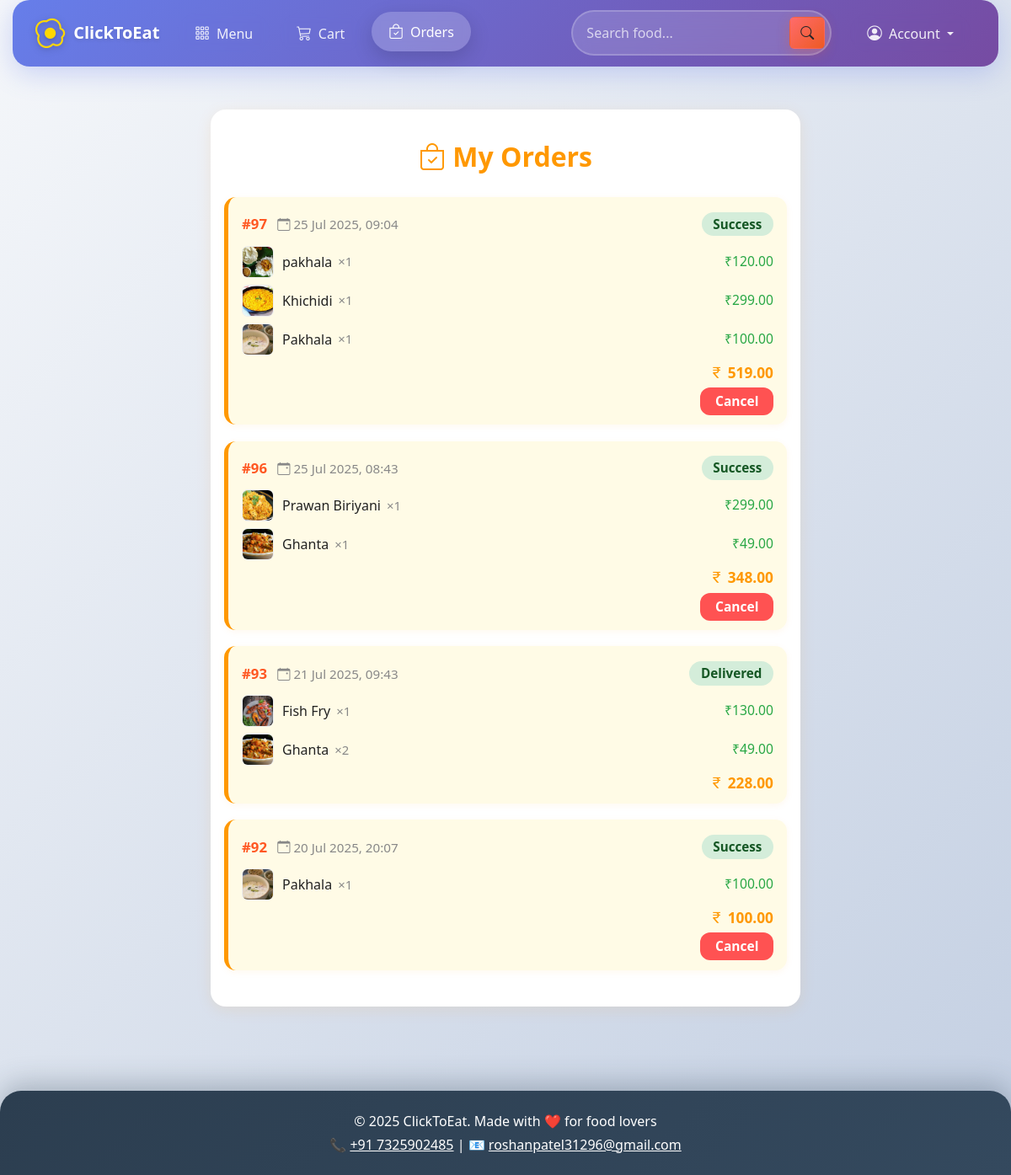
Before: /my-orders/ (signed in) with the older database file.
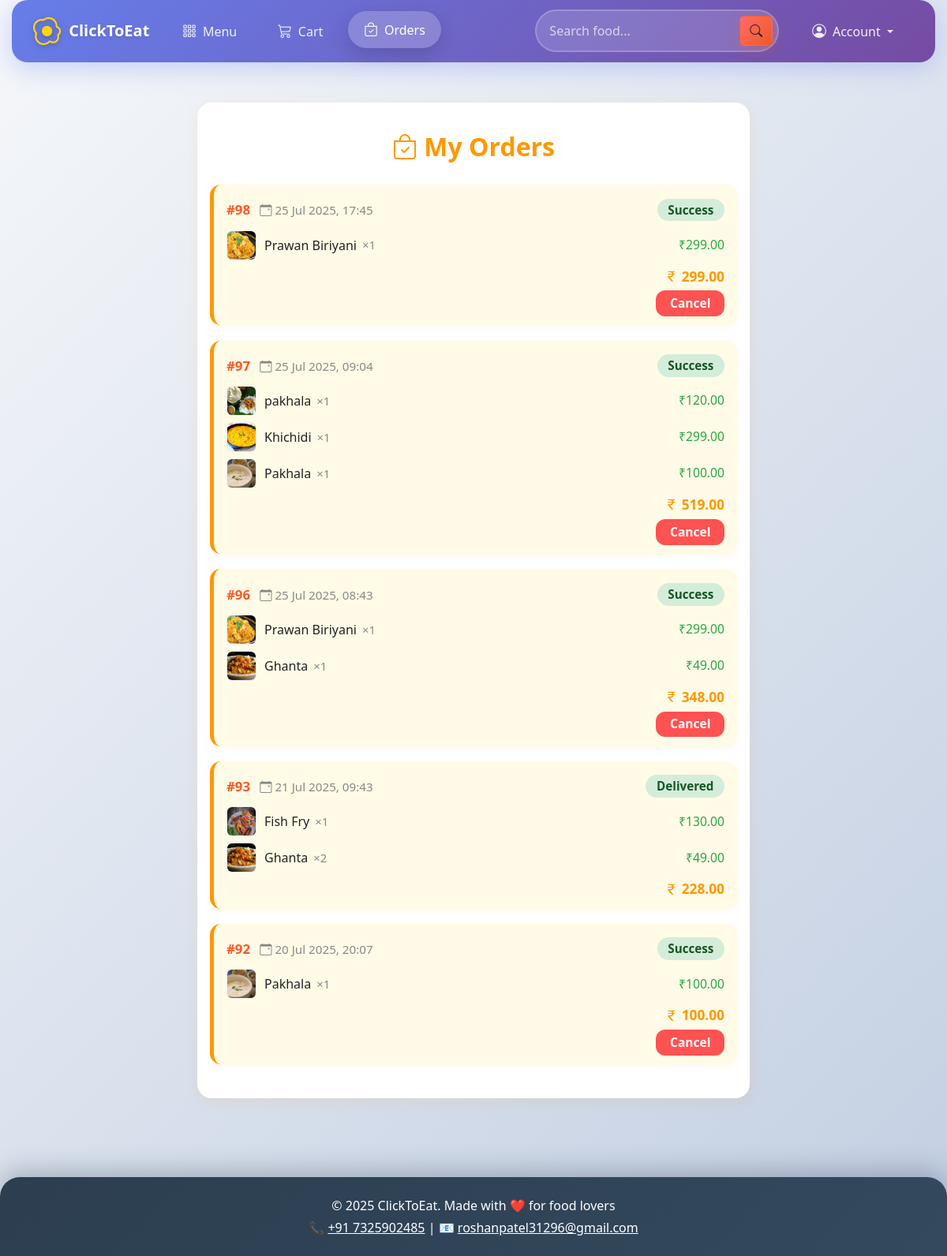
After: the same page with the newer database file.
### foodapp/models.py (models this page shows, shortened)
class Order(models.Model):
    STATUS_CHOICES = [
        ('Pending', 'Pending'),
        ('Processing', 'Processing'),
        ('Delivered', 'Delivered'),
        ('Cancelled', 'Cancelled'),
        ('Success', 'Success'),
    ]
    user = models.ForeignKey(User, on_delete=models.CASCADE)
    address = models.ForeignKey(Address, on_delete=models.SET_NULL, null=True)
    total_price = models.DecimalField(max_digits=10, decimal_places=2)
    name = models.CharField(max_length=100, default='')
    mobile = models.CharField(max_length=15, default='')
    status = models.CharField(max_length=20, choices=STATUS_CHOICES, default='Pending')
    created_at = models.DateTimeField(auto_now_add=True)

class OrderItem(models.Model):
    order = models.ForeignKey(Order, on_delete=models.CASCADE, related_name='items')
    food_item = models.ForeignKey(FoodItem, on_delete=models.CASCADE)
    quantity = models.PositiveIntegerField()
    price = models.DecimalField(max_digits=8, decimal_places=2)
    name = models.CharField(max_length=100)
    mobile = models.CharField(max_length=15)

class FoodItem(models.Model):
    name = models.CharField(max_length=100)
    description = models.TextField(blank=True)
    price = models.DecimalField(max_digits=8, decimal_places=2)
    image = models.ImageField(upload_to='food_images/', null=True, blank=True)
    category = models.ForeignKey(Category, on_delete=models.CASCADE)

### foodapp/views.py (the view)
# urls.py: path('my-orders/', views.my_orders, name='my_orders'),
@login_required
def my_orders(request):
    orders = Order.objects.filter(user=request.user).order_by('-created_at')
    return render(request, 'orders.html', {'orders': orders})

### foodapp/templates/orders.html (shortened to what this page needs)
{% extends 'base.html' %}
{% block content %}
<div class="orders-section">
    <div class="orders-title">
        <i class="bi bi-bag-check"></i> My Orders
    </div>
    {% if orders %}
        {% for order in orders %}
        <div class="order-card">
            <div class="order-header-row">
                <div>
                    <span class="order-id">#{{ order.id }}</span>
                    <span class="order-date ms-2">
                        <i class="bi bi-calendar-event"></i>
                        {{ order.created_at|date:"d M Y, H:i" }}
                    </span>
                </div>
                <span class="order-status
                        {% if order.status == 'Pending' %}order-status-pending
                        {% elif order.status == 'Delivered' or order.status == 'Success' %}order-status-delivered
                        {% elif order.status == 'Cancelled' %}order-status-cancelled
                        {% else %}order-status-other{% endif %}">
                    {{ order.status }}
                </span>
            </div>
            <ul class="order-items-list">
                {% for item in order.items.all %}
                <li class="order-item-row">
                    {% if item.food_item.image %}
                    <img src="{{ item.food_item.image.url }}" class="order-item-img" alt="{{ item.food_item.name }}">
                    {% else %}
                    <img src="https://cdn-icons-png.flaticon.com/512/1046/1046784.png" class="order-item-img"
                        alt="{{ item.food_item.name }}">
                    {% endif %}
                    <span class="order-item-name">{{ item.food_item.name }}</span>
                    <span class="order-item-qty">×{{ item.quantity }}</span>
                    <span class="order-item-price">₹{{ item.price }}</span>
                </li>
                {% endfor %}
            </ul>
            <div class="order-total">
                <i class="bi bi-currency-rupee"></i> {{ order.total_price }}
            </div>
            {% if order.status == 'Pending' or order.status == 'Success' %}
            <div class="order-actions">
                <form method="post" action="{% url 'cancel_order' order.id %}" style="display:inline;">
                    <button type="submit" class="order-cancel-btn">Cancel</button>
                </form>
            </div>
            {% endif %}
        </div>
        {% endfor %}
    {% else %}
    <div class="text-center mt-5">
        <img src="https://cdn-icons-png.flaticon.com/512/1046/1046784.png" width="90" class="mb-3" alt="No Orders">
        <p class="text-muted fs-5">You haven’t placed any orders yet.</p>
        <a href="{% url 'menu' %}" class="btn btn-warning btn-lg mt-2">Order Now</a>
    </div>
    {% endif %}
</div>
<link rel="stylesheet" href="https://cdn.jsdelivr.net/npm/bootstrap-icons@1.11.3/font/bootstrap-icons.min.css">
{% endblock %}

Changed rows visible on the page:
added Order: id "98", created_at "25 Jul 2025, 17:45", status "Success", total_price "299.00", shows "Cancel"
added OrderItem: food_item.image (picture), food_item.name "Prawan Biriyani", quantity "1", price "299.00", shown under "98"
